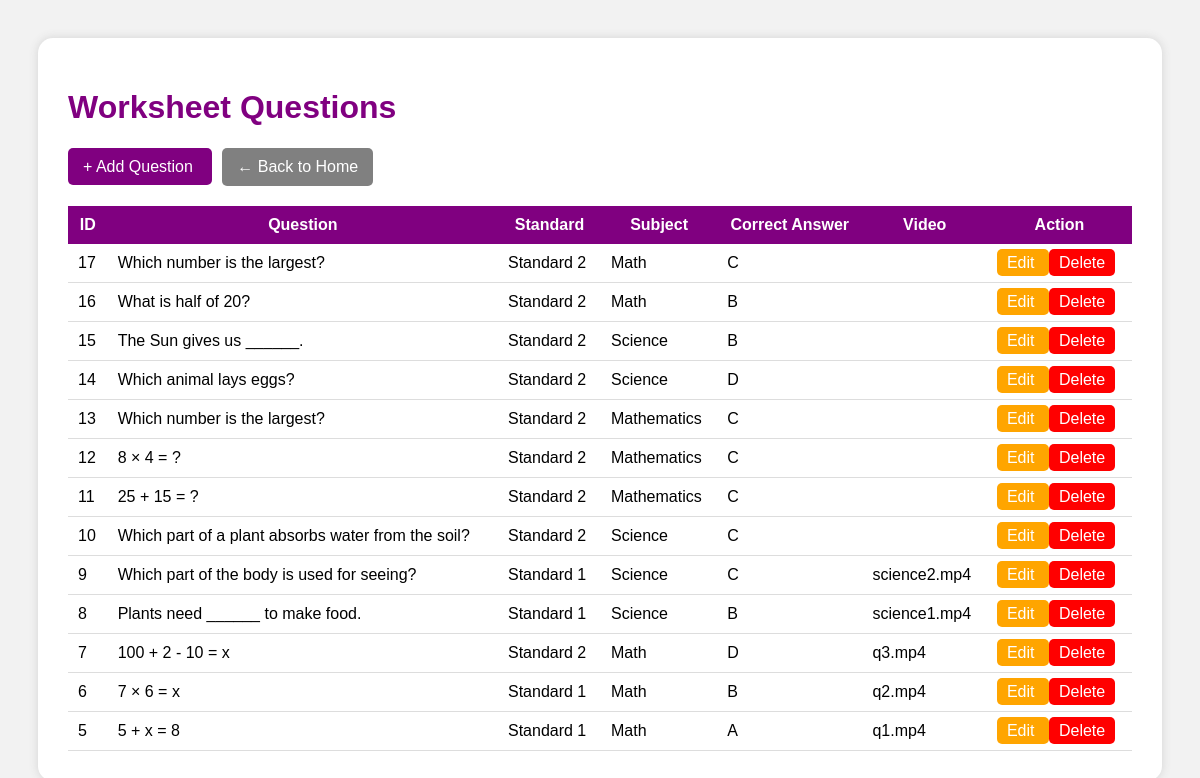
The page /question_list.php on the database its author committed.
### tables this page shows
CREATE TABLE `worksheet_questions` (
  `question_id` int(11) NOT NULL,
  `question_text` varchar(255) DEFAULT NULL,
  `option_a` varchar(100) DEFAULT NULL,
  `option_b` varchar(100) DEFAULT NULL,
  `option_c` varchar(100) DEFAULT NULL,
  `option_d` varchar(100) DEFAULT NULL,
  `correct_answer` char(1) DEFAULT NULL,
  `video_link` varchar(255) DEFAULT NULL,
  `standard` varchar(50) DEFAULT NULL,
  `subject` varchar(50) DEFAULT NULL,
  `explanation` text DEFAULT NULL,
  `created_at` timestamp NOT NULL DEFAULT current_timestamp()
);

### question_list.php (the view, shortened to what this page needs)
<?php
include "db.php";
$sql =
"SELECT *
FROM worksheet_questions
ORDER BY question_id DESC";
$result =
$conn->query($sql);
?>
<!DOCTYPE html>
<html>
<head>
</head>
<body>
<div class="container">
<h1>Worksheet Questions</h1>
<a href="add_question.php" class="addBtn">
+ Add Question
</a>
<a href="i_home.html" class="backBtn">
    ← Back to Home
</a>
<table>
<tr>
<th>ID</th>
<th>Question</th>
<th>Standard</th>
<th>Subject</th>
<th>Correct Answer</th>
<th>Video</th>
<th>Action</th>
</tr>
<?php
while($row = $result->fetch_assoc())
{
?>
<tr>
<td>
<?php echo $row['question_id']; ?>
</td>
<td>
<?php echo $row['question_text']; ?>
</td>
<td>
<?php echo $row['standard']; ?>
</td>
<td>
<?php echo $row['subject']; ?>
</td>
<td>
<?php echo $row['correct_answer']; ?>
</td>
<td>
<?php echo $row['video_link']; ?>
</td>
<td>
<a
href="edit_question.php?id=<?php echo $row['question_id']; ?>"
class="editBtn">
Edit
</a>
<a
href="delete_question.php?id=<?php echo $row['question_id']; ?>"
class="deleteBtn"
onclick="return confirm('Delete Question?')">
Delete
</a>
</td>
</tr>
<?php
}
?>
</table>
</div>
</body>
</html>

### question_list.php (style rules this page uses)
body { font-family: Arial; background-color: #f2f2f2; padding: 30px; }
.container { background: white; padding: 30px; border-radius: 15px; box-shadow: 0px 0px 10px lightgray; }
h1 { color: purple; }
.addBtn { background: purple; color: white; padding: 10px 15px; text-decoration: none; border-radius: 5px; }
table { width: 100%; border-collapse: collapse; margin-top: 20px; }
th { background: purple; color: white; padding: 10px; }
td { border-bottom: 1px solid #ddd; padding: 10px; }
.editBtn { background: orange; color: white; padding: 5px 10px; text-decoration: none; border-radius: 5px; }
.deleteBtn { background: red; color: white; padding: 5px 10px; text-decoration: none; border-radius: 5px; }
.backBtn { display: inline-block; background: gray; color: white; padding: 10px 15px; border-radius: 5px; text-decoration: none; margin-left: 10px; }

### rows shown on the page
worksheet_questions: question_id "17", question_text "Which number is the largest?", standard "Standard 2", subject "Math", correct_answer "C"
worksheet_questions: question_id "16", question_text "What is half of 20?", standard "Standard 2", subject "Math", correct_answer "B"
worksheet_questions: question_id "15", question_text "The Sun gives us ______.", standard "Standard 2", subject "Science", correct_answer "B"
worksheet_questions: question_id "14", question_text "Which animal lays eggs?", standard "Standard 2", subject "Science", correct_answer "D"
worksheet_questions: question_id "13", question_text "Which number is the largest?", standard "Standard 2", subject "Mathematics", correct_answer "C"
worksheet_questions: question_id "12", question_text "8 × 4 = ?", standard "Standard 2", subject "Mathematics", correct_answer "C"
worksheet_questions: question_id "11", question_text "25 + 15 = ?", standard "Standard 2", subject "Mathematics", correct_answer "C"
worksheet_questions: question_id "10", question_text "Which part of a plant absorbs water from the soil?", standard "Standard 2", subject "Science", correct_answer "C"
worksheet_questions: question_id "9", question_text "Which part of the body is used for seeing?", standard "Standard 1", subject "Science", correct_answer "C", video_link "science2.mp4"
worksheet_questions: question_id "8", question_text "Plants need ______ to make food.", standard "Standard 1", subject "Science", correct_answer "B", video_link "science1.mp4"
worksheet_questions: question_id "7", question_text "100 + 2 - 10 = x", standard "Standard 2", subject "Math", correct_answer "D", video_link "q3.mp4"
worksheet_questions: question_id "6", question_text "7 × 6 = x", standard "Standard 1", subject "Math", correct_answer "B", video_link "q2.mp4"
worksheet_questions: question_id "5", question_text "5 + x = 8", standard "Standard 1", subject "Math", correct_answer "A", video_link "q1.mp4"
